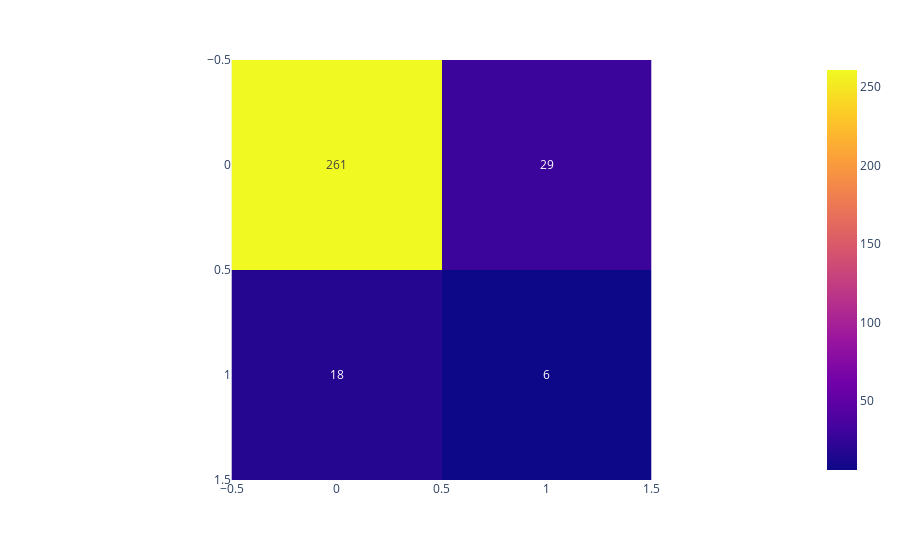

Here is the notebook cell this chart was saved with:
### Code cell
px.imshow(confusion_matrix(y_test, y_pred) , text_auto=True)

### Figure 1 — Plotly figure (JSON) as saved in the notebook; plotly's stock layout.template omitted (floating-point values rounded to 4 significant figures)
{"data": [{"coloraxis": "coloraxis", "hovertemplate": "x: %{x}<br>y: %{y}<br>color: %{z}<extra></extra>", "name": "0", "texttemplate": "%{z}", "type": "heatmap", "xaxis": "x", "yaxis": "y", "z": [[261, 29], [18, 6]]}], "layout": {"coloraxis": {"colorscale": [[0, "#0d0887"], [0.1111, "#46039f"], [0.2222, "#7201a8"], [0.3333, "#9c179e"], [0.4444, "#bd3786"], [0.5556, "#d8576b"], [0.6667, "#ed7953"], [0.7778, "#fb9f3a"], [0.8889, "#fdca26"], [1, "#f0f921"]]}, "margin": {"t": 60}, "xaxis": {"anchor": "y", "constrain": "domain", "domain": [0, 1], "scaleanchor": "y"}, "yaxis": {"anchor": "x", "autorange": "reversed", "constrain": "domain", "domain": [0, 1]}}}
